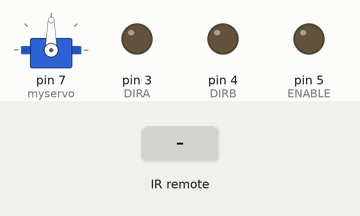
The sketch below on a simulated Arduino Uno, built with avr-gcc and run on an emulated ATmega328P. Parts: servo, output pins drawn as LEDs (lit = HIGH). Inputs (shaded band) come from the test bench.

Above: at 1.2 s.
1.3 s: infrared code 0xFFA857 received
At 2.5 s:
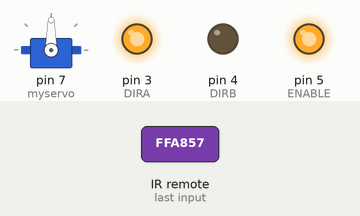
2.8 s: infrared code 0xFF629D received
At 3.6 s:
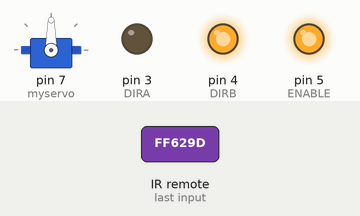
4.3 s: infrared code 0xFFC23D received
At 4.8 s:
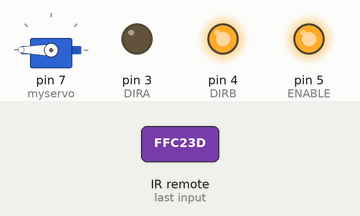
5.8 s: infrared code 0xFFA857 received
At 7.1 s:
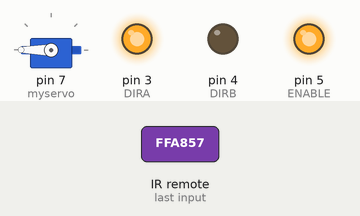
Timing chart, 0 to 8.3 s (numbered marks = the images above; inputs shaded):
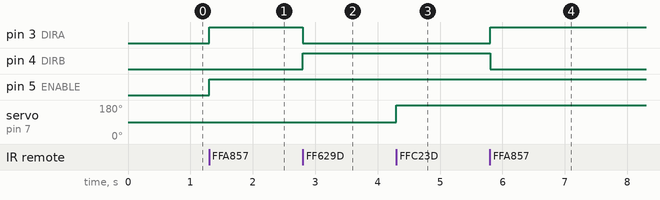

The sketch:

mec830-project2_DCwithRemote.ino
```cpp
#include "IRremote.h"
#include <Servo.h>

Servo myservo;
#define ENABLE 5
#define DIRA 3
#define DIRB 4
int receiver = 12;
IRrecv irrecv(receiver);    // create instance of 'irrecv'
decode_results results;

void setup() {
   myservo.attach(7);
   myservo.write(90);

  pinMode(ENABLE,OUTPUT);
  pinMode(DIRA,OUTPUT);
  pinMode(DIRB,OUTPUT);

   irrecv.enableIRIn();

  Serial.begin(9600);

}

void loop()

{
if (irrecv.decode(&results)) // have we received an IR signal?

  {
    switch(results.value)

    {

      case 0xFFA857: // VOL+ button pressed
        digitalWrite(ENABLE,HIGH); // enable on
        digitalWrite(DIRA,HIGH); //one way
        digitalWrite(DIRB,LOW);
        delay(500);
                      break;

      case 0xFF629D: // VOL- button pressed
        digitalWrite(DIRA,LOW);  //reverse
        digitalWrite(DIRB,HIGH);
        delay(500);
                      break;

      case 0xFFC23D: // Forward Skip button pressed
                     myservo.write(0);

      case 0xFF22DD: // Backward Skip button pressed
                     myservo.write(180);

    }

      irrecv.resume(); // receive the next value
                 digitalWrite(8, LOW);
                 digitalWrite(9, LOW);
                 digitalWrite(10, LOW);
                 digitalWrite(11, LOW);
  }
}
```

Measured:
- after the input at 1.3 s, pin 3 (DIRA), pin 5 (ENABLE): LOW → HIGH at once
- after the input at 2.8 s, pin 3 (DIRA): HIGH → LOW at once; pin 4 (DIRB): LOW → HIGH at once
- after the input at 4.3 s, servo on pin 7 (myservo): 90° → 180° at once
- after the input at 5.8 s, pin 3 (DIRA): LOW → HIGH at once; pin 4 (DIRB): HIGH → LOW at once
